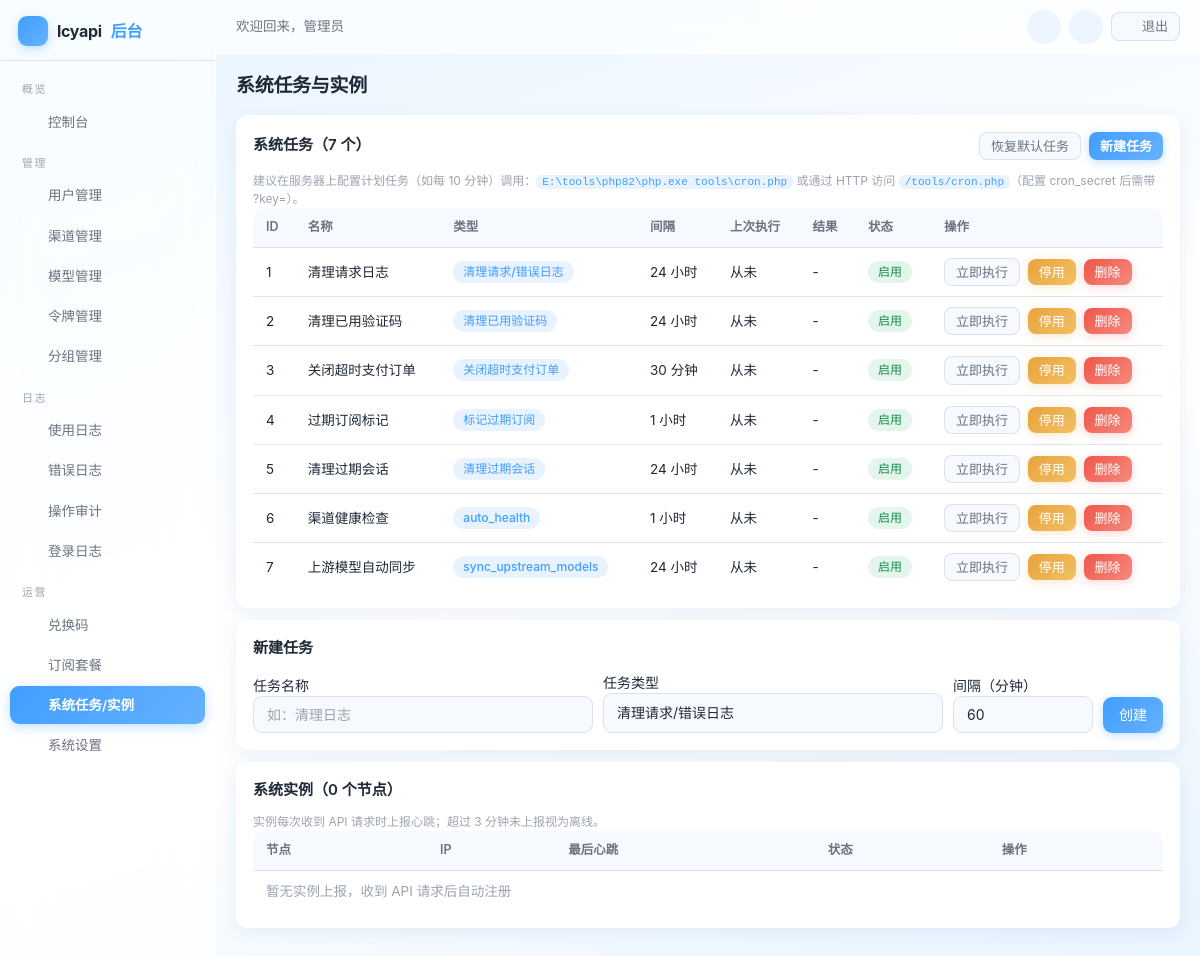
Page /admin/system/index.php (signed in) on the earlier database version.
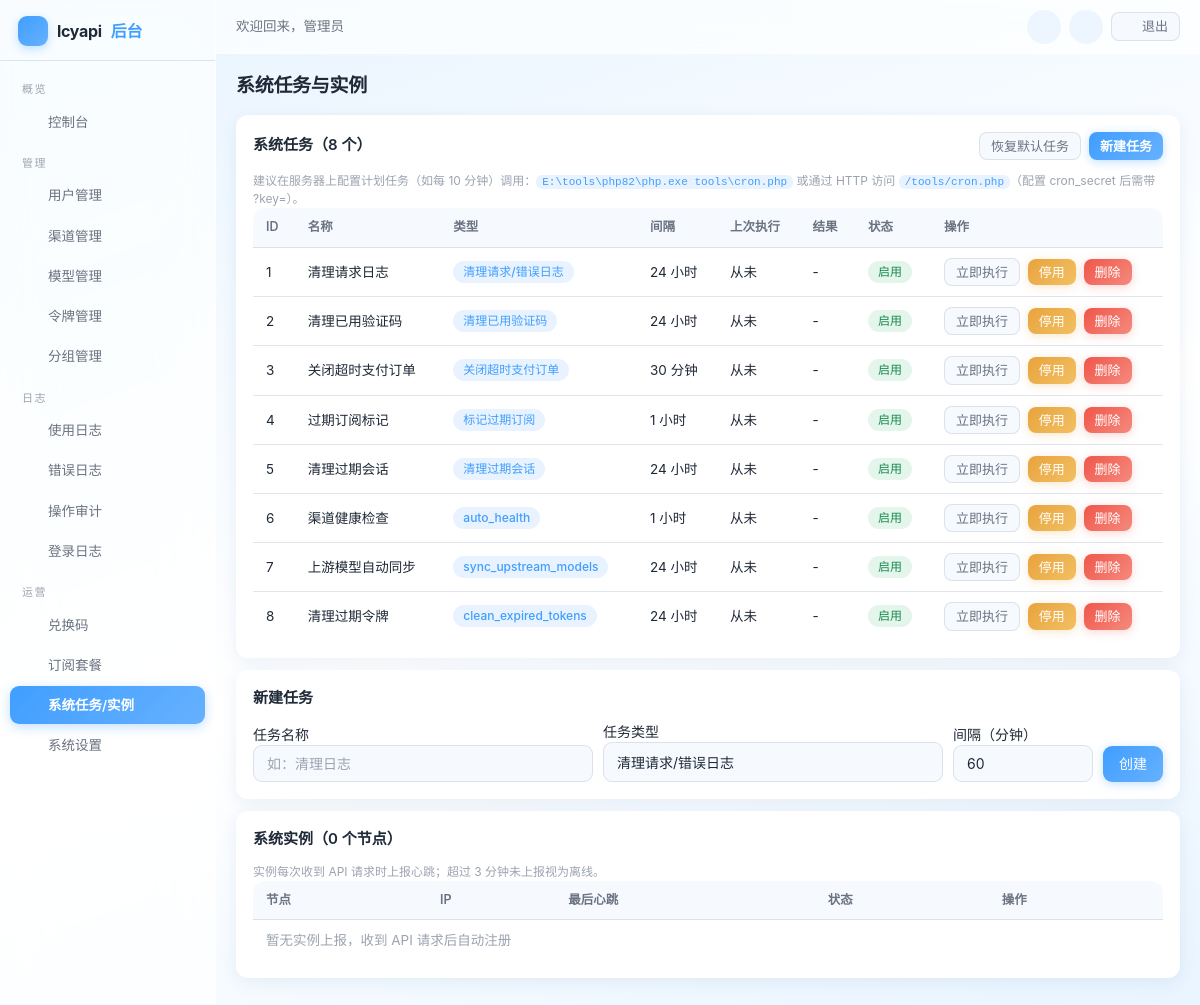
Same page on the later database version.
### tables this page shows
CREATE TABLE IF NOT EXISTS settings (
    `key` VARCHAR(50) NOT NULL PRIMARY KEY,
    value TEXT DEFAULT NULL,
    type VARCHAR(20) NOT NULL DEFAULT 'string',
    description VARCHAR(255) DEFAULT NULL,
    updated_at DATETIME NOT NULL DEFAULT CURRENT_TIMESTAMP ON UPDATE CURRENT_TIMESTAMP
);

CREATE TABLE IF NOT EXISTS users (
    id INT UNSIGNED AUTO_INCREMENT PRIMARY KEY,
    checkin_streak INT UNSIGNED NOT NULL DEFAULT 0 COMMENT '连续签到天数',
    username VARCHAR(50) NOT NULL,
    email VARCHAR(100) DEFAULT NULL,
    email_verified TINYINT NOT NULL DEFAULT 0 COMMENT '邮箱已验证',
    password VARCHAR(255) NOT NULL,
    nickname VARCHAR(50) DEFAULT NULL,
    avatar VARCHAR(255) DEFAULT NULL,
    role ENUM('admin','user') NOT NULL DEFAULT 'user',
    quota DECIMAL(14,6) NOT NULL DEFAULT 0.000000,
    used_quota DECIMAL(14,6) NOT NULL DEFAULT 0.000000,
    total_quota DECIMAL(14,6) NOT NULL DEFAULT 0.000000,
    status TINYINT NOT NULL DEFAULT 1,
    totp_secret VARCHAR(64) DEFAULT NULL COMMENT 'TOTP 密钥(Base32)',
    totp_enabled TINYINT NOT NULL DEFAULT 0 COMMENT '已开启2FA',
    backup_codes TEXT DEFAULT NULL COMMENT '2FA备份码(哈希JSON)',
    api_count INT UNSIGNED NOT NULL DEFAULT 0,
    aff_code VARCHAR(16) DEFAULT NULL COMMENT '我的邀请码',
    aff_by INT UNSIGNED DEFAULT NULL COMMENT '邀请人用户ID',
    aff_quota DECIMAL(14,6) NOT NULL DEFAULT 0.000000 COMMENT '待转入的邀请收益',
    aff_history_quota DECIMAL(14,6) NOT NULL DEFAULT 0.000000 COMMENT '累计邀请收益',
    `group` VARCHAR(32) NOT NULL DEFAULT 'default' COMMENT '用户分组',
    last_login_at DATETIME DEFAULT NULL,
    last_login_ip VARCHAR(45) DEFAULT NULL,
    created_at DATETIME NOT NULL DEFAULT CURRENT_TIMESTAMP,
    updated_at DATETIME NOT NULL DEFAULT CURRENT_TIMESTAMP ON UPDATE CURRENT_TIMESTAMP,
    UNIQUE KEY uk_username (username),
    UNIQUE KEY uk_email (email),
    UNIQUE KEY uk_aff_code (aff_code),
    KEY idx_status (status),
    KEY idx_aff_by (aff_by)
);

CREATE TABLE IF NOT EXISTS system_tasks (
    id INT UNSIGNED AUTO_INCREMENT PRIMARY KEY,
    name VARCHAR(50) NOT NULL,
    type VARCHAR(50) NOT NULL COMMENT 'clean_logs/close_expired_orders/expire_subscriptions/clean_verifications',
    status TINYINT NOT NULL DEFAULT 1 COMMENT '1启用 0停用',
    `interval` INT UNSIGNED NOT NULL DEFAULT 3600 COMMENT '执行间隔秒',
    last_run_at DATETIME DEFAULT NULL,
    last_result VARCHAR(500) DEFAULT NULL,
    created_at DATETIME NOT NULL DEFAULT CURRENT_TIMESTAMP,
    KEY idx_status (status)
);

### includes/functions.php (called while the page is built, shortened)
<?php
function config($key = null, $default = null)
{
    $config = $GLOBALS['__config'];
    $parts = explode('.', $key);
    $value = $config;
    foreach ($parts as $part) {
        if (!is_array($value) || !array_key_exists($part, $value)) {
            return $default;
        }
        $value = $value[$part];
    }
    return $value;
}
function e($str)
{
    return htmlspecialchars((string)$str, ENT_QUOTES, 'UTF-8');
}
function setting($key, $default = null)
{
    $value = Cache::remember('setting:' . $key, 60, function () use ($key) {
        $row = DB::fetch('SELECT value FROM settings WHERE `key` = :k', ['k' => $key]);
        return $row === false ? '__NULL__' : $row['value'];
    });
    return $value === '__NULL__' ? $default : $value;
}
function base_url($path = '')
{
    $url = rtrim(config('site.url', '/'), '/');
    return $url . ($path !== '' ? '/' . ltrim($path, '/') : '');
}

### includes/cache.php (called while the page is built, shortened)
<?php
class Cache
{
    private static $enabled = true;
    public static function setConfig($config)
    {
        self::$enabled = $config['enabled'];
    }
    public static function get($key)
    {
        if (!self::$enabled) {
            return false;
        }
        $file = self::getFilePath($key);
        $data = @file_get_contents($file);
        $value = @json_decode($data, true);
        return $value;
    }
    public static function set($key, $value, $ttl = 0)
    {
        if (!self::$enabled) {
            return false;
        }
        return true;
    }
    public static function remember($key, $ttl, $callback)
    {
        $cached = self::get($key);
        $value = $callback();
        return $value;
    }
}

### includes/db.php (called while the page is built, shortened)
<?php
class DB
{
    private static $pdo = null;
    public static function init($config)
    {
        $dsn = sprintf('mysql:host=%s;port=%d;dbname=%s;charset=%s', $config['host'], $config['port'], $config['name'], $config['charset']);
        self::$pdo = new PDO($dsn, $config['user'], $config['pass'], [
            PDO::ATTR_ERRMODE => PDO::ERRMODE_EXCEPTION,
            PDO::ATTR_DEFAULT_FETCH_MODE => PDO::FETCH_ASSOC,
            PDO::ATTR_EMULATE_PREPARES => false,
            PDO::ATTR_TIMEOUT => 5,
        ]);
    }
    public static function getInstance()
    {
        return self::$pdo;
    }
    public static function query($sql, $params = [])
    {
        $stmt = self::getInstance()->prepare($sql);
        $stmt->execute($params);
        return $stmt;
    }
    public static function fetch($sql, $params = [])
    {
        $stmt = self::query($sql, $params);
        return $stmt->fetch() ?: false;
    }
    public static function fetchAll($sql, $params = [])
    {
        return self::query($sql, $params)->fetchAll();
    }
}

### includes/auth.php (called while the page is built, shortened)
<?php
class Auth
{
    public static function check()
    {
        $user = User::find((int)$_SESSION[self::SESSION_KEY]);
        return true;
    }
    public static function user()
    {
        return $GLOBALS['__current_user'];
    }
}

### includes/user.php (called while the page is built, shortened)
<?php
class User
{
    public static function find($id)
    {
        return DB::fetch('SELECT * FROM users WHERE id = ?', [(int)$id]);
    }
}

### includes/admin.php (called while the page is built, shortened)
<?php
class Admin
{
    public static function requireAdmin()
    {
        if (!Auth::check() || !Auth::isAdmin()) {
            redirect(base_url('admin/login.php'));
        }
    }
}

### admin/system/index.php (the view, shortened to what the rows shown need)
<?php
$tasks = DB::fetchAll('SELECT * FROM system_tasks ORDER BY id ASC');
$taskTypes = [
    'clean_logs' => '清理请求/错误日志',
    'clean_verifications' => '清理已用验证码',
    'close_expired_orders' => '关闭超时支付订单',
    'expire_subscriptions' => '标记过期订阅',
    'expire_sessions' => '清理过期会话',
];
?>
<?php require dirname(__DIR__) . '/templates/header.php'; ?>
<div class="card">
    <table class="table">
        <thead><tr><th>ID</th><th>名称</th><th>类型</th><th>间隔</th><th>上次执行</th><th>结果</th><th>状态</th><th>操作</th></tr></thead>
        <tbody>
        <?php foreach ($tasks as $task) : ?>
            <tr>
                <td><?php echo $task['id']; ?></td>
                <td><?php echo e($task['name']); ?></td>
                <td><span class="badge badge-blue"><?php echo isset($taskTypes[$task['type']]) ? $taskTypes[$task['type']] : e($task['type']); ?></span></td>
                <td><?php echo $task['interval'] >= 3600 ? round($task['interval'] / 3600, 1) . ' 小时' : round($task['interval'] / 60) . ' 分钟'; ?></td>
                <td><?php echo e($task['last_run_at'] ?: '从未'); ?></td>
                <td style="max-width:260px; word-break:break-all;"><?php echo e($task['last_result'] ?: '-'); ?></td>
                <td><?php echo $task['status'] ? '<span class="badge badge-green">启用</span>' : '<span class="badge badge-gray">停用</span>'; ?></td>
                <td style="white-space:nowrap;">
                    <form method="post" style="display:inline-block; margin-right:4px;">
                        <button type="submit" class="btn btn-sm btn-secondary">立即执行</button>
                    </form>
                    <form method="post" style="display:inline-block; margin-right:4px;">
                        <button type="submit" class="btn btn-sm btn-warning"><?php echo $task['status'] ? '停用' : '启用'; ?></button>
                    </form>
                    <form method="post" style="display:inline-block;" data-confirm-title="删除任务" data-confirm-msg="删除后需重新配置。" data-confirm-ok="删除">
                        <button type="submit" class="btn btn-sm btn-danger">删除</button>
                    </form>
                </td>
            </tr>
        <?php endforeach; ?>
        </tbody>
    </table>
</div>
<div class="card">
    <table class="table">
        <thead><tr><th>节点</th><th>IP</th><th>最后心跳</th><th>状态</th><th>操作</th></tr></thead>
    </table>
</div>
<?php require dirname(__DIR__) . '/templates/footer.php'; ?>

### admin/templates/header.php (shortened to what the rows shown need)
<?php
Admin::requireAdmin();
$adminUser = Auth::user();
$requestPath = isset($_SERVER['REQUEST_URI']) ? parse_url($_SERVER['REQUEST_URI'], PHP_URL_PATH) : '';
function admin_nav($needle, $requestPath)
{
    return strpos($requestPath, $needle) !== false ? 'active' : '';
}
?>
<!DOCTYPE html>
<html lang="zh-CN">
<head>
<link rel="stylesheet" href="<?php echo base_url('assets/css/common.css'); ?>">
<link rel="stylesheet" href="<?php echo base_url('assets/css/admin.css'); ?>">
</head>
<body>
<div class="admin-layout">
    <aside class="admin-sidebar" id="adminSidebar">
        <div class="brand">
            <span class="brand-logo"><?php echo svg_icon('zap'); ?></span>
            <?php echo e(setting('site_name', config('site.name'))); ?><span>后台</span>
        </div>
        <nav class="menu">
            <div class="group-title">概览</div>
            <a class="<?php echo admin_nav('/admin/index.php', $requestPath); ?>" href="<?php echo base_url('admin/index.php'); ?>"><?php echo svg_icon('home'); ?>控制台</a>
            <div class="group-title">管理</div>
            <a class="<?php echo admin_nav('/admin/users/', $requestPath); ?>" href="<?php echo base_url('admin/users/index.php'); ?>"><?php echo svg_icon('users'); ?>用户管理</a>
            <a class="<?php echo admin_nav('/admin/channels/', $requestPath); ?>" href="<?php echo base_url('admin/channels/index.php'); ?>"><?php echo svg_icon('channel'); ?>渠道管理</a>
            <a class="<?php echo admin_nav('/admin/models/', $requestPath); ?>" href="<?php echo base_url('admin/models/index.php'); ?>"><?php echo svg_icon('cpu'); ?>模型管理</a>
            <a class="<?php echo admin_nav('/admin/tokens/', $requestPath); ?>" href="<?php echo base_url('admin/tokens/index.php'); ?>"><?php echo svg_icon('key'); ?>令牌管理</a>
            <a class="<?php echo admin_nav('/admin/groups/', $requestPath); ?>" href="<?php echo base_url('admin/groups/index.php'); ?>"><?php echo svg_icon('ratio'); ?>分组管理</a>
            <div class="group-title">日志</div>
            <a class="<?php echo admin_nav('/admin/logs/', $requestPath); ?>" href="<?php echo base_url('admin/logs/index.php'); ?>"><?php echo svg_icon('list'); ?>使用日志</a>
            <a class="<?php echo admin_nav('/admin/errors/', $requestPath); ?>" href="<?php echo base_url('admin/errors/index.php'); ?>"><?php echo svg_icon('alert'); ?>错误日志</a>
            <a class="<?php echo admin_nav('/admin/audit/', $requestPath); ?>" href="<?php echo base_url('admin/audit/index.php'); ?>"><?php echo svg_icon('shield'); ?>操作审计</a>
            <a class="<?php echo admin_nav('/admin/login-logs/', $requestPath); ?>" href="<?php echo base_url('admin/login-logs/index.php'); ?>"><?php echo svg_icon('check'); ?>登录日志</a>
            <div class="group-title">运营</div>
            <a class="<?php echo admin_nav('/admin/codes/', $requestPath); ?>" href="<?php echo base_url('admin/codes/index.php'); ?>"><?php echo svg_icon('gift'); ?>兑换码</a>
            <a class="<?php echo admin_nav('/admin/subscriptions/', $requestPath); ?>" href="<?php echo base_url('admin/subscriptions/index.php'); ?>"><?php echo svg_icon('crown'); ?>订阅套餐</a>
            <a class="<?php echo admin_nav('/admin/system/', $requestPath); ?>" href="<?php echo base_url('admin/system/index.php'); ?>"><?php echo svg_icon('server'); ?>系统任务/实例</a>
            <a class="<?php echo admin_nav('/admin/settings/', $requestPath); ?>" href="<?php echo base_url('admin/settings/index.php'); ?>"><?php echo svg_icon('settings'); ?>系统设置</a>
        </nav>
    </aside>
    <div class="admin-main">
        <div class="admin-topbar">
            <div class="topbar-left">
                <span class="greeting">欢迎回来，<?php echo e($adminUser['nickname'] ?: $adminUser['username']); ?></span>
            </div>
        </div>
        <div class="admin-content">

Differences in the rows shown:
added system_tasks: id "8", name "清理过期令牌", type "clean_expired_tokens", $task['interval']/3600 "24", last_run_at "从未", last_result "-", status "启用"
Other differences:
count($tasks): "7" → "8"
